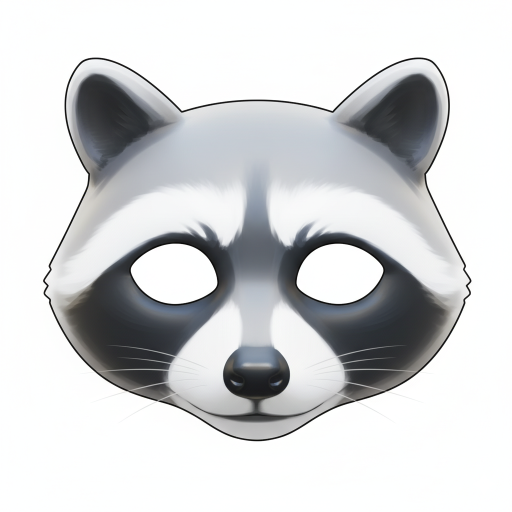
#> input picture POCgoogleface/web/raccoon.png, 1024 x 1024 px, found by its file name (shown at 1/2 size)
$ python remove_background.py
#> lines starting #> are read from the running program, lines starting #| are printed output that depends on the picture; after the words box and inside, x2 and y2 are one past the last pixel; in counts of white or black regions, pixels touching at a corner belong together
#!/usr/bin/env python3
"""
Remove white/light background from raccoon image and make it transparent.
"""
import cv2
import numpy as np
from pathlib import Path

# Try both spellings
IMG_PATH = None
for path in ["raccoon.png", "racoon.png"]:
    if Path(path).exists():
        IMG_PATH = path
        break

if IMG_PATH is None:
    raise SystemExit("Could not find raccoon.png or racoon.png")

OUT_PATH = "raccoon_transparent.png"

def remove_background():
    """Remove white/light background and make transparent"""

    # Load image
    img = cv2.imread(IMG_PATH)
#> img is the input picture: shape (1024, 1024, 3); mean B, G, R 212.2, 210.9, 209.5
    if img is None:
        raise SystemExit(f"Could not read {IMG_PATH}")

    print(f"Processing {IMG_PATH} ({img.shape[1]}x{img.shape[0]})")
#| Processing raccoon.png (1024x1024)

    # Convert to RGBA
    img_rgba = cv2.cvtColor(img, cv2.COLOR_BGR2BGRA)

    # Convert to grayscale for thresholding
    gray = cv2.cvtColor(img, cv2.COLOR_BGR2GRAY)

    # Method 1: Remove pixels that are too white/bright
    # Adjust threshold (0-255) - higher = more aggressive removal
    threshold = 245  # Pixels brighter than this become transparent

    # Create mask: True where we want to keep (not white background)
    brightness_mask = gray < threshold
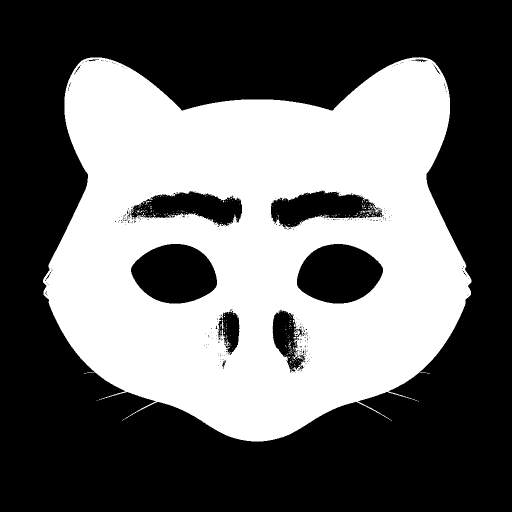
#> brightness_mask: shape (1024, 1024) bool (shown at 1/2 size); 41.1% white; 288 white regions (281 under 20 px), largest, box (x1, y1, x2, y2) and area: (86, 114, 943, 883) 429631, (587, 660, 600, 672) 83, (725, 421, 749, 427) 51

    # Method 2: Also remove very light colors (near-white) using HSV
    hsv = cv2.cvtColor(img, cv2.COLOR_BGR2HSV)
#> hsv: shape (1024, 1024, 3); mean H, S, V 77.1, 7.2, 212.6
    brightness = hsv[:, :, 2]  # Value channel
    saturation = hsv[:, :, 1]   # Saturation channel
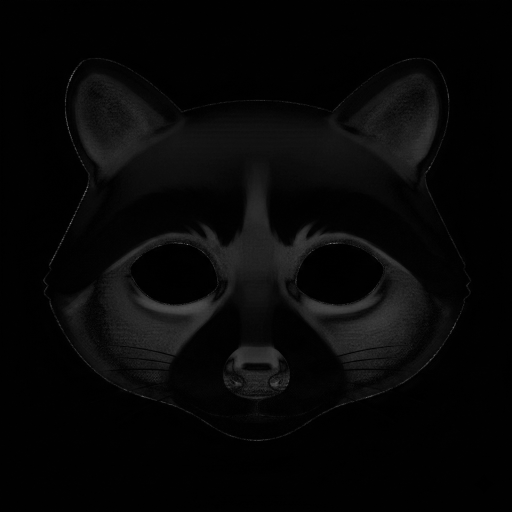
#> saturation: shape (1024, 1024) (shown at 1/2 size); min 0, max 255, mean 7.2

    # Keep pixels that are either:
    # - Dark enough (brightness < threshold), OR
    # - Have good color saturation (not near-white)
    color_mask = (brightness < threshold) | (saturation > 25)
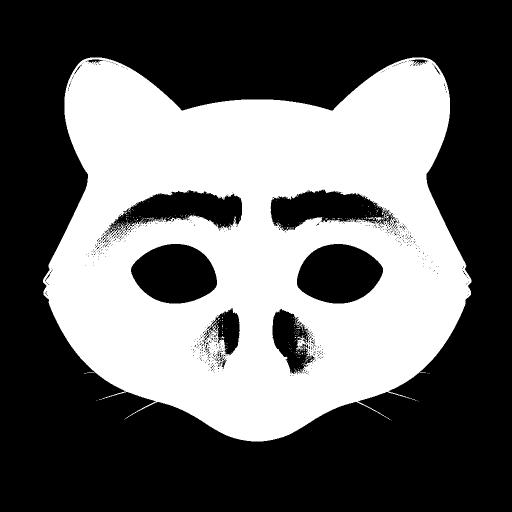
#> color_mask: shape (1024, 1024) bool (shown at 1/2 size); 40.1% white; 279 white regions (275 under 20 px), largest, box (x1, y1, x2, y2) and area: (86, 115, 943, 883) 420027, (736, 426, 772, 442) 125, (424, 640, 435, 652) 32, (231, 446, 239, 455) 20

    # Method 3: Remove pixels where all RGB channels are high (white/light)
    b, g, r = cv2.split(img)
    rgb_bright = (r > threshold) & (g > threshold) & (b > threshold)
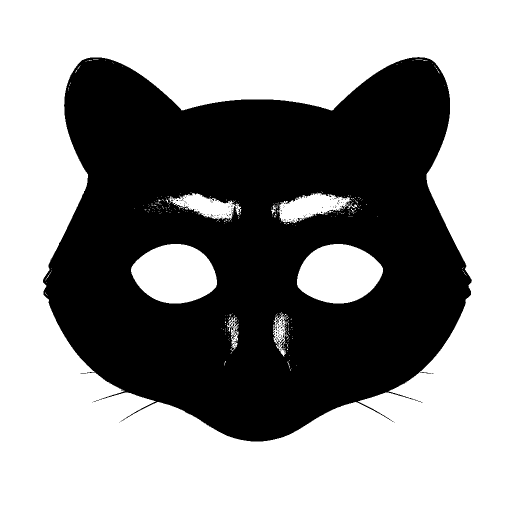
#> rgb_bright: shape (1024, 1024) bool (shown at 1/2 size); 57.5% white; 151 black regions (149 under 20 px), largest, box (x1, y1, x2, y2) and area: (86, 114, 944, 883) 445333, (562, 638, 567, 651) 27
    rgb_mask = ~rgb_bright  # Invert: keep non-white pixels

    # Combine all masks
    final_mask = brightness_mask & color_mask & rgb_mask

    # Apply mask to alpha channel
    img_rgba[:, :, 3] = final_mask.astype(np.uint8) * 255

    # Optional: Apply slight blur to alpha edge for smoother edges
    alpha = img_rgba[:, :, 3]
    alpha_blurred = cv2.GaussianBlur(alpha, (3, 3), 0)

    # Combine with original alpha (preserve hard edges but smooth transitions)
    img_rgba[:, :, 3] = np.maximum(alpha, alpha_blurred * 0.7).astype(np.uint8)
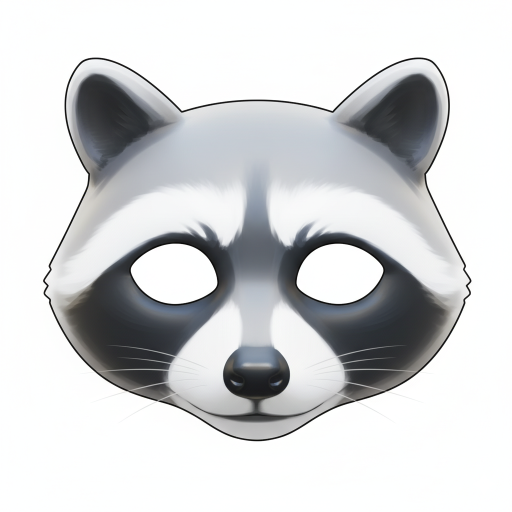
#> img_rgba: shape (1024, 1024, 4) (shown at 1/2 size); mean B, G, R, A 212.2, 210.9, 209.5, 103
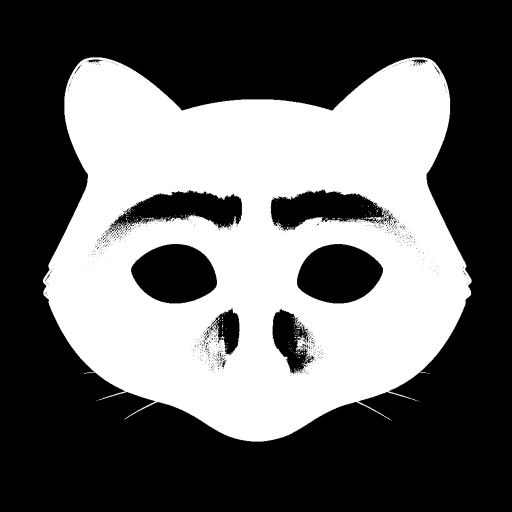
#> alpha: shape (1024, 1024) (shown at 1/2 size); min 0, max 255, mean 103

    # Save with transparency
    cv2.imwrite(OUT_PATH, img_rgba)

    # Count removed pixels
    removed_pixels = np.sum(~final_mask)
#> removed_pixels = 627799
    total_pixels = final_mask.size
#> total_pixels = 1048576
    removal_percent = (removed_pixels / total_pixels) * 100
#> removal_percent = 59.87

    print(f"✓ Saved transparent image to {OUT_PATH}")
    print(f"  Background removed: {removal_percent:.1f}% of pixels")
#|   Background removed: 59.9% of pixels
    print(f"  Threshold: {threshold}")

    return OUT_PATH

if __name__ == "__main__":
    remove_background()
